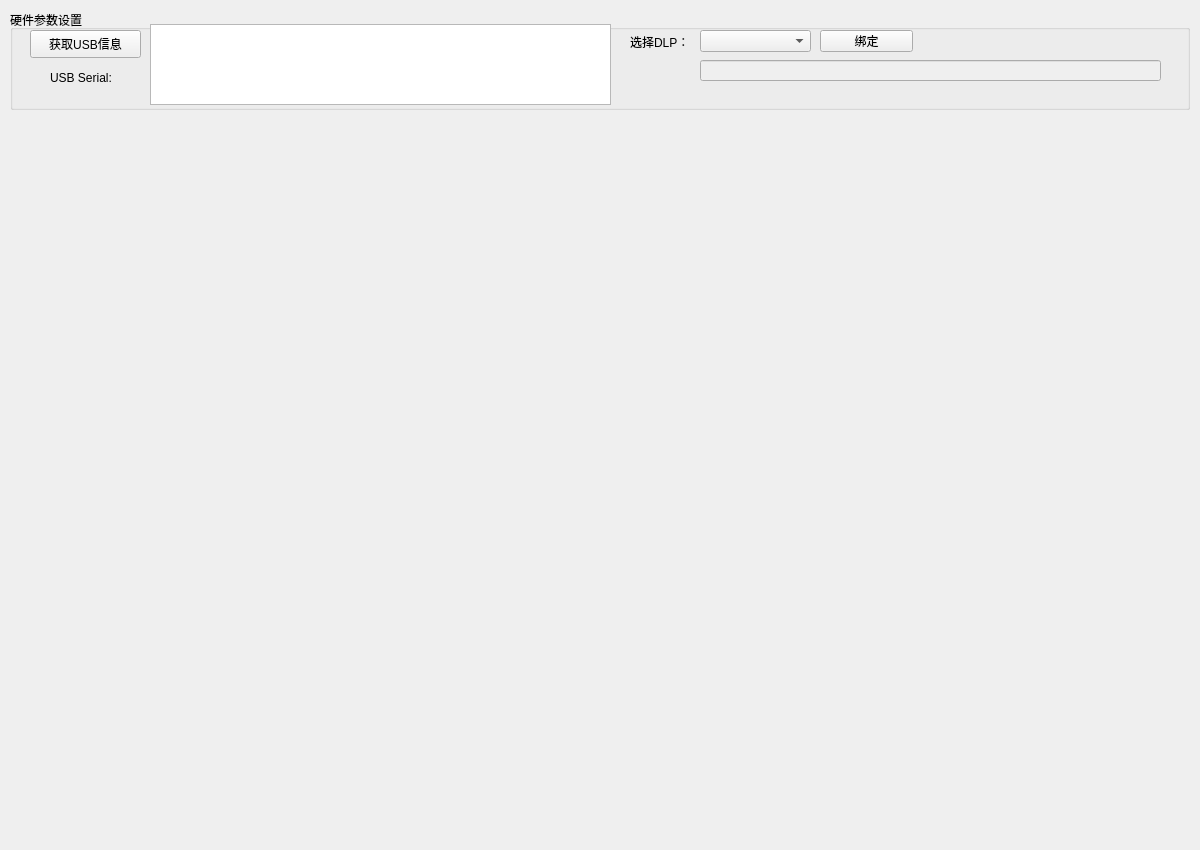
<?xml version="1.0" encoding="UTF-8"?>
<ui version="4.0">
 <class>DLPControlModuleSetting</class>
 <widget class="QWidget" name="DLPControlModuleSetting">
  <property name="geometry">
   <rect>
    <x>0</x>
    <y>0</y>
    <width>1200</width>
    <height>850</height>
   </rect>
  </property>
  <property name="windowTitle">
   <string>DLPControlModuleSetting</string>
  </property>
  <widget class="QGroupBox" name="groupBox">
   <property name="geometry">
    <rect>
     <x>10</x>
     <y>10</y>
     <width>1180</width>
     <height>100</height>
    </rect>
   </property>
   <property name="title">
    <string>硬件参数设置</string>
   </property>
   <widget class="QPushButton" name="pushButton_inqureInfo">
    <property name="geometry">
     <rect>
      <x>20</x>
      <y>20</y>
      <width>111</width>
      <height>28</height>
     </rect>
    </property>
    <property name="text">
     <string>获取USB信息</string>
    </property>
   </widget>
   <widget class="QTableView" name="tableView_dlpInfoList">
    <property name="geometry">
     <rect>
      <x>140</x>
      <y>14</y>
      <width>461</width>
      <height>81</height>
     </rect>
    </property>
   </widget>
   <widget class="QComboBox" name="comboBox_selectDLP">
    <property name="geometry">
     <rect>
      <x>690</x>
      <y>20</y>
      <width>111</width>
      <height>22</height>
     </rect>
    </property>
   </widget>
   <widget class="QLabel" name="label">
    <property name="geometry">
     <rect>
      <x>620</x>
      <y>24</y>
      <width>72</width>
      <height>15</height>
     </rect>
    </property>
    <property name="text">
     <string>选择DLP：</string>
    </property>
   </widget>
   <widget class="QPushButton" name="pushButton_bindDLPSerialNB">
    <property name="geometry">
     <rect>
      <x>810</x>
      <y>20</y>
      <width>93</width>
      <height>22</height>
     </rect>
    </property>
    <property name="text">
     <string>绑定</string>
    </property>
   </widget>
   <widget class="QLineEdit" name="lineEdit_dlpInfo">
    <property name="enabled">
     <bool>false</bool>
    </property>
    <property name="geometry">
     <rect>
      <x>690</x>
      <y>50</y>
      <width>461</width>
      <height>21</height>
     </rect>
    </property>
   </widget>
   <widget class="QLabel" name="label_2">
    <property name="geometry">
     <rect>
      <x>40</x>
      <y>60</y>
      <width>101</width>
      <height>16</height>
     </rect>
    </property>
    <property name="text">
     <string>USB Serial:</string>
    </property>
   </widget>
  </widget>
  <widget class="QWidget" name="verticalLayoutWidget">
   <property name="geometry">
    <rect>
     <x>10</x>
     <y>110</y>
     <width>1181</width>
     <height>731</height>
    </rect>
   </property>
   <layout class="QVBoxLayout" name="verticalLayout"/>
  </widget>
 </widget>
 <layoutdefault spacing="6" margin="11"/>
 <resources>
  <include location="Lcr2.qrc"/>
 </resources>
 <connections/>
</ui>
